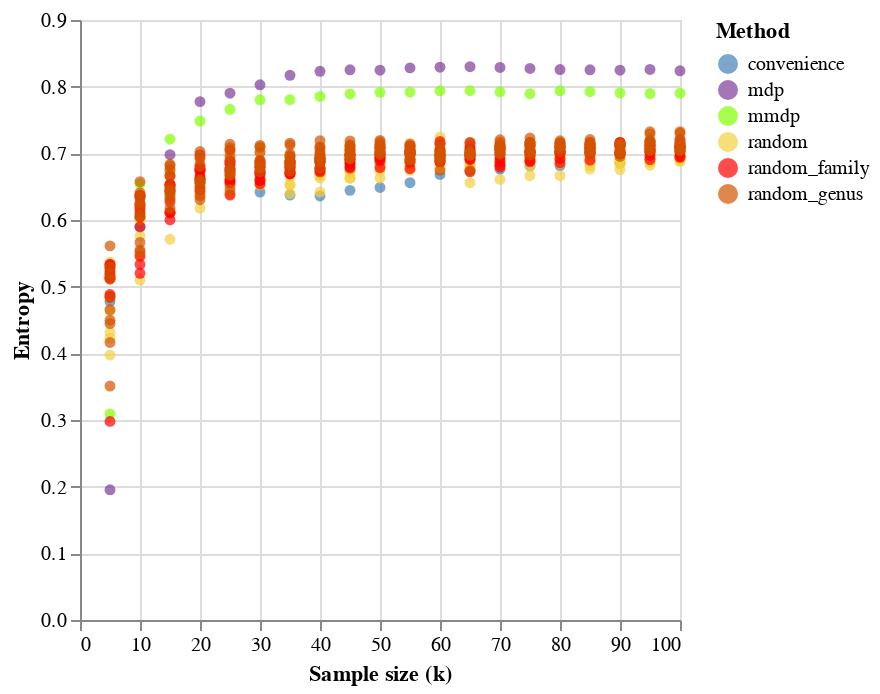

Notebook code cell kept with this figure:
### Code cell
plot2 = (
    alt.Chart(df[df['k'] <= 100])
    .mark_circle()
    .encode(
        x=alt.X(
            "k",
            title="Sample size (k)",
        ),
        y=alt.Y(
            "entropy_without_missing",
            # scale=alt.Scale(domain=[0, 3]),
            title="Entropy",
        ),
        color=alt.Color('Method').scale(range=['steelblue', '#7D3C98', 'chartreuse', '#F4D03F', 'red', '#D35400', ])
    )
)
plot2

### Figure 1 — Vega-Lite specification as saved in the notebook (floating-point values rounded to 4 significant figures; data arrays with more than 128 entries replaced by an {"elided": "..."} marker saying what was removed)
{"config": {"view": {"continuousWidth": 300, "continuousHeight": 300}}, "data": {"name": "data-8da28c18ef0f8b71e5986aa685609bde"}, "mark": {"type": "circle"}, "encoding": {"color": {"field": "Method", "scale": {"range": ["steelblue", "#7D3C98", "chartreuse", "#F4D03F", "red", "#D35400"]}, "type": "nominal"}, "x": {"field": "k", "title": "Sample size (k)", "type": "quantitative"}, "y": {"field": "entropy_without_missing", "title": "Entropy", "type": "quantitative"}}, "$schema": "https://vega.github.io/schema/vega-lite/v5.16.3.json", "datasets": {"data-8da28c18ef0f8b71e5986aa685609bde": {"elided": "660 records"}}}
